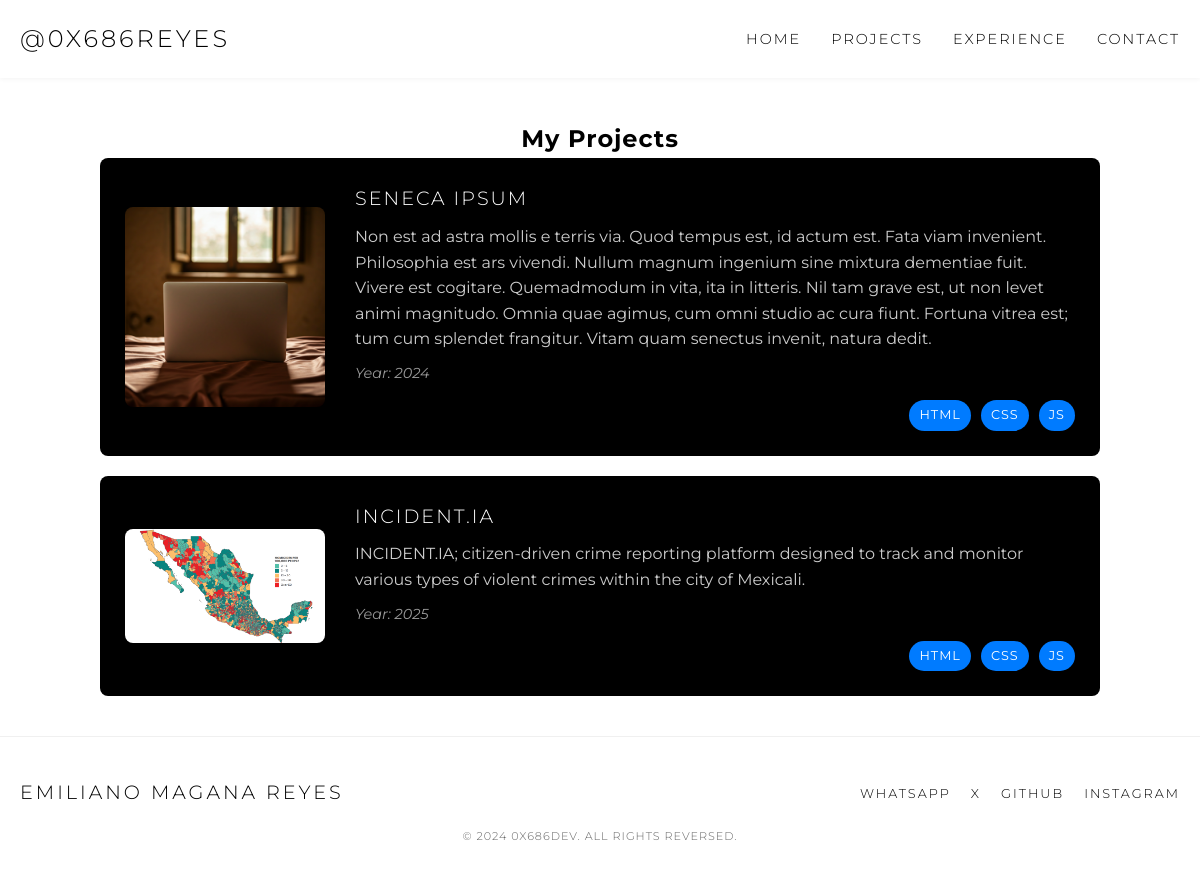
Page /content/ on the earlier database version.
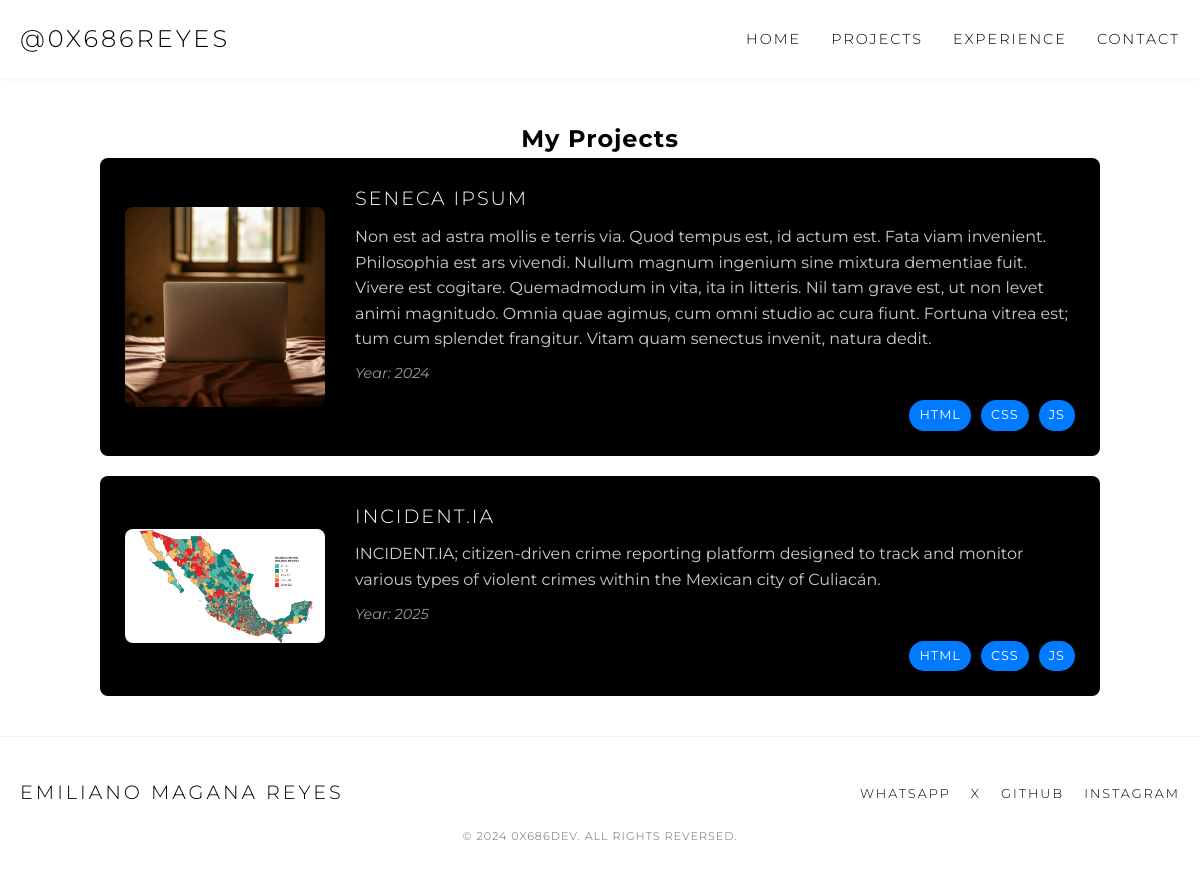
Same page on the later database version.
### content/models.py (models this page shows, shortened)
class Project(models.Model):
      name = models.CharField(max_length=200)
      description = models.TextField()
      year = models.IntegerField()
      image = models.ImageField(upload_to='static/img')
      repository = models.URLField()
      skill = models.ManyToManyField(Skill)

### content/views.py (the view)
# urls.py: path('', projects, name="projects"),
def projects(request):
      projects = Project.objects.all()
      return render(request, 'content/projects.html', {
            'projects':projects
      })

### templates/content/projects.html (shortened to what this page needs)
{% extends 'base.html' %}
{% block content %}
<section class="projects-section center-column">
      <h2>My Projects</h2>
      <div class="projects-list center-row">
           {% for item in projects %}
              <div class="project-card">
                  <div class="project-image">
                      <img src="{{item.image}}" alt="Project Image"/>
                  </div>
                   <div class="project-details">
                      <h3 class="project-title">{{item.name}}</h3>
                      <p class="project-description">{{item.description}}</p>
                      <p class="project-year">Year: {{item.year}}</p>
                      <div class="project-skills">
                          <span class="skill">HTML</span>
                          <span class="skill">CSS</span>
                          <span class="skill">JS</span>
                      </div>
                   </div>
              </div>
           {% endfor %}
      </div>
  </section>
{% endblock %}

### templates/base.html (shortened to what this page needs)
<!DOCTYPE html>
<html lang="en">
<head>
      {% load static %}
      <link rel="stylesheet" href="{% static 'css/experience.css'%}">
      <link rel="stylesheet" href="{% static 'css/contact.css'%}">
      <link rel="stylesheet" href="{% static 'css/projects.css' %}">
      <link rel="stylesheet" href="{% static 'css/styles.css' %}">
      <link rel="stylesheet" href="{% static 'css/about.css' %}">
</head>
<body>
      <nav class="navbar">
            <div class="navbar-container">
                  <a href="#" class="logo">@0X686Reyes</a>
                  <ul class="nav-links">
                        <li><a href="{% url 'about_url'%}">Home</a></li>
                        <li><a href="{% url 'projects' %}">Projects</a></li>
                        <li><a href="{% url 'experience' %}">Experience</a></li>
                        <li><a href="{% url 'contact' %}">Contact</a></li>
                  </ul>
            </div>
      </nav>
      {% block content %}
      {% endblock content %}
      <footer class="footer">
            <div class="footer-container">
                <a href="#" class="footer-logo">Emiliano Magana Reyes</a>
                <ul class="social-links">
                    <li><a href="#" target="_blank">WhatsApp</a></li>
                    <li><a href="https://x.com/0x686REYES" target="_blank">X</a></li>
                    <li><a href="https://github.com/conn3ct3d" target="_blank">GitHub</a></li>
                    <li><a href="https://www.instagram.com/dreyesprivblend/" target="_blank">Instagram</a></li>
                </ul>
            </div>
            <div class="copyright">
                © 2024 0x686DEV. All Rights Reversed.
            </div>
        </footer>
</body>
</html>

### static/css/projects.css (style rules this page uses)
.projects-section { max-width: 1200px; margin: 0 auto; padding: 40px 20px; flex: 1 0 auto; }
.projects-list { display: flex; flex-direction: column; align-items: center; width: 100%; gap: 20px; }
.project-card { display: flex; flex-direction: column; align-items: flex-start; background-color: #000000; border-radius: 8px; padding: 25px; overflow: hidden; max-width: 100%; width: 100%; transition: transform 0.3s ease; }
.project-image { align-self: center; margin-right: 0; margin-bottom: 20px; width: 100%; display: flex; justify-content: center; }
.project-image img { max-width: 250px; width: 100%; height: auto; border-radius: 8px; object-fit: cover; }
.project-details { width: 100%; }
.project-title { margin: 0 0 10px 0; font-size: 1.2rem; font-weight: 300; letter-spacing: 2px; text-transform: uppercase; color: #ffffff; text-align: center; }
.project-description { margin: 10px 0; color: #cccccc; font-size: 1em; text-align: center; line-height: 1.6; }
.project-year { font-style: italic; color: #999; margin-bottom: 10px; text-align: center; font-size: 0.9rem; }
.project-skills { display: flex; flex-wrap: wrap; justify-content: center; gap: 10px; margin-top: 15px; width: 100%; }
.skill { background-color: #007bff; color: white; font-size: 0.8rem; padding: 5px 10px; border-radius: 20px; white-space: nowrap; text-transform: uppercase; letter-spacing: 1px; }
@media screen and (min-width: 768px) { .project-card { flex-direction: row; max-width: 1000px; width: 100%; align-items: center; } }
@media screen and (min-width: 768px) { .project-image { flex-shrink: 0; margin-right: 30px; margin-bottom: 0; width: auto; } }
@media screen and (min-width: 768px) { .project-image img { width: 200px; max-width: none; } }
@media screen and (min-width: 768px) { .project-details { flex: 1; } }
@media screen and (min-width: 768px) { .project-title { text-align: left; } }
@media screen and (min-width: 768px) { .project-description { text-align: left; } }
@media screen and (min-width: 768px) { .project-year { text-align: left; } }
@media screen and (min-width: 768px) { .project-skills { justify-content: flex-end; } }

### static/css/styles.css (style rules this page uses)
* { margin: 0; padding: 0; box-sizing: border-box; }
body { font-family: 'Montserrat', 'Arial', sans-serif; line-height: 1.6; font-optical-sizing: auto; display: flex; flex-direction: column; min-height: 100vh; padding-top: 80px; }
.navbar { position: fixed; top: 0; left: 0; width: 100%; background-color: rgba(255, 255, 255, 0.95); backdrop-filter: blur(10px); z-index: 1000; padding: 20px 0; box-shadow: 0 1px 5px rgba(0,0,0,0.05); }
.navbar-container { max-width: 1200px; margin: 0 auto; display: flex; justify-content: space-between; align-items: center; padding: 0 20px; }
.logo { font-size: 1.5rem; font-weight: 300; letter-spacing: 3px; text-transform: uppercase; text-decoration: none; color: #000; transition: opacity 0.3s ease; }
.nav-links { display: flex; list-style: none; }
.nav-links li { margin-left: 30px; }
.nav-links a { text-decoration: none; color: #000; font-weight: 300; letter-spacing: 2px; text-transform: uppercase; font-size: 0.9rem; transition: color 0.3s ease; }
.footer { flex-shrink: 0; background-color: rgba(255, 255, 255, 0.95); backdrop-filter: blur(10px); padding: 40px 0; border-top: 1px solid #f0f0f0; }
.footer-container { max-width: 1200px; margin: 0 auto; display: flex; justify-content: space-between; align-items: center; padding: 0 20px; }
.footer-logo { font-size: 1.2rem; font-weight: 300; letter-spacing: 3px; text-transform: uppercase; text-decoration: none; color: #000; }
.social-links { display: flex; list-style: none; }
.social-links li { margin-left: 20px; }
.social-links a { text-decoration: none; color: #000; font-weight: 300; letter-spacing: 2px; text-transform: uppercase; font-size: 0.8rem; transition: color 0.3s ease; }
.copyright { text-align: center; font-weight: 300; letter-spacing: 1px; text-transform: uppercase; font-size: 0.7rem; color: #666; margin-top: 20px; }

### static/css/about.css (style rules this page uses)
.center-row { display: flex; align-items: center; justify-content: center; }
.center-column { display: flex; align-items: center; justify-content: center; flex-direction: column; }
h2 { font-family: 'Montserrat', Arial, serif; font-size: 1.5rem; letter-spacing: 0.06rem; }
p { font-family: 'Montserrat', Arial, serif; font-size: 1.2rem; }

Differences in the rows shown:
changed Project "INCIDENT.IA": description "INCIDENT.IA; citizen-driven crime reporting platform designed to track and monitor various types of violent crimes within the city of Mexicali." → "INCIDENT.IA; citizen-driven crime reporting platform designed to track and monitor various types of violent crimes within the Mexican city of Culiacán."
